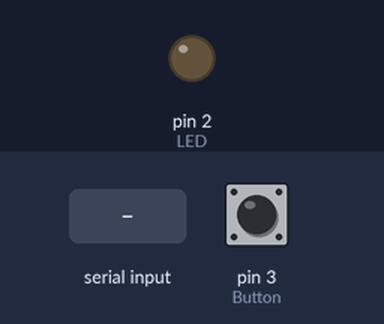
The sketch below on a simulated Arduino Leonardo, built with avr-gcc and run on an emulated ATmega32U4. On the bench: output pins drawn as LEDs (lit = HIGH). Dashed ring = blinking. Inputs (shaded band) come from the test bench; at power-on: pin 3 (Button) LOW. USB keyboard and mouse output is not drawn; what the sketch prints to the serial monitor is not drawn.

Above: at 1.2 s.
1.3 s: pin 3 (Button) pulled HIGH for 3.2 s
At 1.7 s:
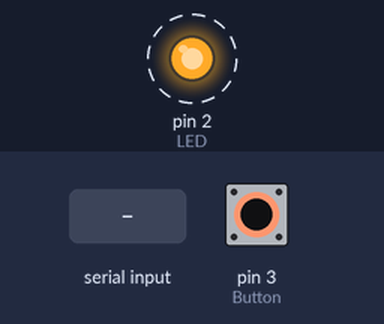
6.0 s: pin 3 (Button) pulled HIGH for 0.15 s
At 6.5 s:
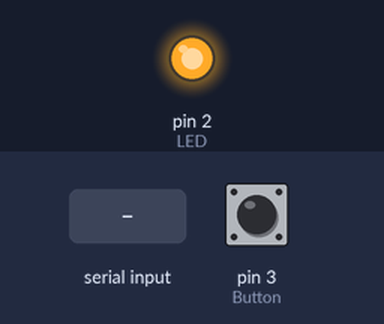
7.6 s: "0" received over Serial
At 8.8 s:
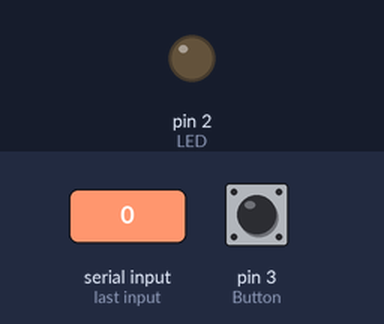
Timing chart, 0 to 10.6 s (numbered marks = the images above; inputs shaded):
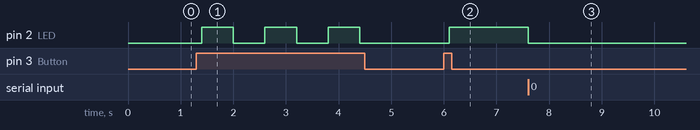

Measured:
- after the input at 1.3 s, pin 2 (LED): alternates HIGH for 0.60 s and LOW for 0.60 s, 6 changes in all, then stays LOW, starting after 0.10 s
- after the input at 6.0 s, pin 2 (LED): LOW → HIGH after 0.10 s
- after the input at 7.6 s, pin 2 (LED): HIGH → LOW at once

The sketch:

silencio_exp1.ino
```cpp
#include <Keyboard.h>

//Pin 3 for input button
//Pin 2 output for controlling LED
int ButtonValue = 0;
int LEDValue = 0;
int Button = 3;
int LED = 2;
int x;
int meeting_id = 2;
void setup() {
  Keyboard.begin();

  // put your setup code here, to run once:
  pinMode(Button, INPUT);
  pinMode(LED, OUTPUT);

  Serial.begin(9600);

}

void loop() {
  // put your main code here, to run repeatedly:
  ButtonValue = digitalRead(Button);

  if(ButtonValue != 0){
    LEDValue = digitalRead(LED);

    if(meeting_id == 0){
      gmeetMute();
      }
    else if(meeting_id == 2){
      teamsMute();
      }
    else if(meeting_id == 4){
      zoomMute();
      }

    if(LEDValue == LOW){
        digitalWrite(LED, HIGH);
        Serial.print("On");
        delay(500);
      }else{
        digitalWrite(LED, LOW);
        Serial.print("Off");
        delay(500);
      }
  }

  if(Serial.available()){
    switch(Serial.read()){
      case '0': digitalWrite(LED, LOW); meeting_id = 0;
                break;
      case '1': digitalWrite(LED, HIGH); meeting_id = 0;
                break;

      case '2': digitalWrite(LED, LOW);  meeting_id = 2;
                break;
      case '3': digitalWrite(LED, HIGH);  meeting_id = 2;
                break;

      case '4': digitalWrite(LED, LOW);  meeting_id = 4;
                break;
      case '5': digitalWrite(LED, HIGH);  meeting_id = 4;
                break;
    }
  }

}

void zoomMute()
{
  Keyboard.press(KEY_LEFT_GUI);
  Keyboard.press(KEY_LEFT_SHIFT);
  Keyboard.press('a');
  delay(100);
  Keyboard.releaseAll();
}

void teamsMute()
{
  Keyboard.press(KEY_LEFT_GUI);
  Keyboard.press(KEY_LEFT_SHIFT);
  Keyboard.press('m');
  delay(100);
  Keyboard.releaseAll();
}

void gmeetMute()
{
  Keyboard.press(KEY_LEFT_GUI);
  Keyboard.press('d');
  delay(100);
  Keyboard.releaseAll();
}
```
